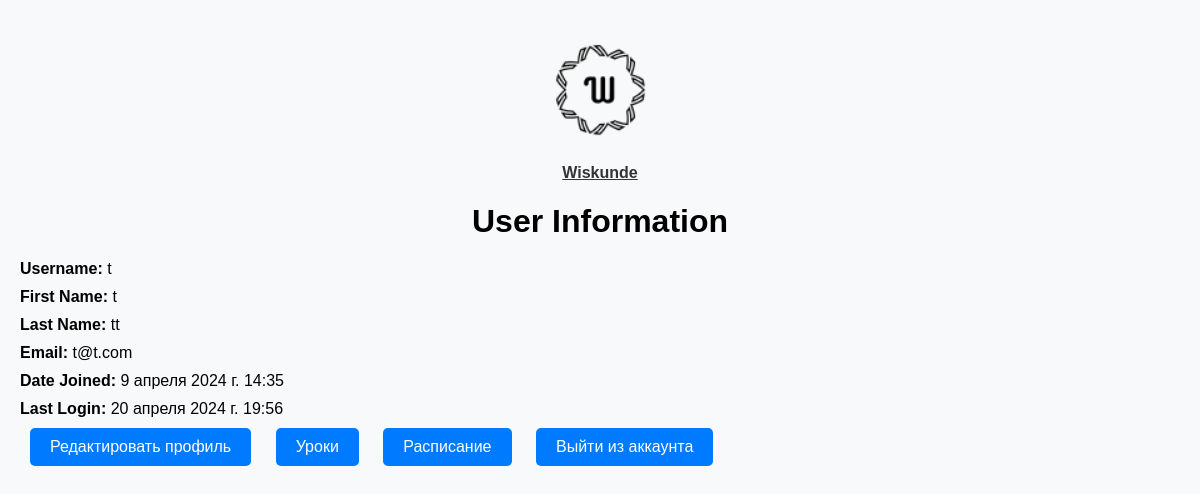
Page /user/ (signed in) on the earlier database version.
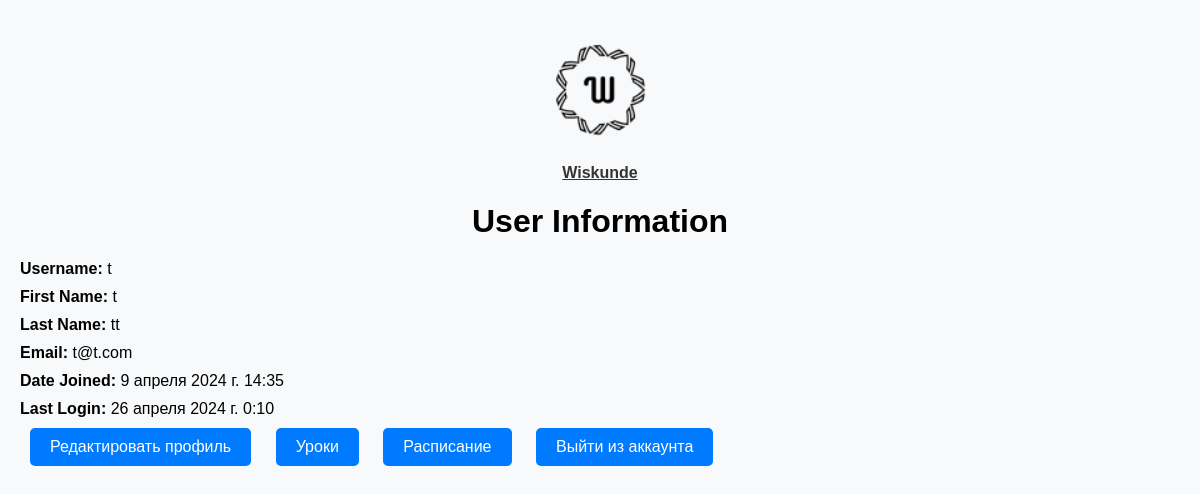
Same page on the later database version.
### user/models.py (models this page shows, shortened)
class CustomUser(AbstractUser):
    USERNAME_FIELD = 'email'  # Используем email вместо username для аутентификации
    REQUIRED_FIELDS = ['username']
    PASSWORD_FIELD = 'password'
    email = models.EmailField(unique=True)
    date_of_next_payment = models.DateField(default=now)
    birth_date = models.DateField(null=True, blank=True)
    course_bought = models.BooleanField(default=True)
    class Meta:
        verbose_name = 'Пользователь'
        verbose_name_plural = 'Пользователи'

### user/views.py (the view)
# urls.py: path('', views.index, name='home'),
def index(request):
    if user_check(request):
        logger.debug(f"Index page accessed by user: {request.user.username}")
        context = {
            'username': request.user.username,
            'first_name': request.user.first_name,
            'last_name': request.user.last_name,
            'email': request.user.email,
            'date_joined': request.user.date_joined,
            'last_login': request.user.last_login,
        }
        return render(request, 'user/index.html', context)
    else:
        logger.debug("Index page accessed by anonymous user")
        return render(request, 'user/error.html', {'error': 'Вы не авторизованы. Войдите в систему'})

### user/views.py (called while the page is built)
def user_check(request):
    auth_status = request.user.is_authenticated
    return auth_status

### main/templates/user/index.html (shortened to what this page needs)
{% load static %}
<!DOCTYPE html>
<html lang="en">
<head>
    <link rel="stylesheet" type="text/css" href="{% static 'user/css/profile.css' %}">
</head>
<body>
    <a href="/" class="logo">
        <img src="{% static 'main/images/logo_item.png' %}" alt="">
    </a>
    <a href="/" class="logo__name">Wiskunde</a>
    <h1>User Information</h1>
    <ul>
        <li><strong>Username:</strong> {{ user.username }}</li>
        <li><strong>First Name:</strong> {{ user.first_name }}</li>
        <li><strong>Last Name:</strong> {{ user.last_name }}</li>
        <li><strong>Email:</strong> {{ user.email }}</li>
        <li><strong>Date Joined:</strong> {{ user.date_joined }}</li>
        <li><strong>Last Login:</strong> {{ user.last_login }}</li>
    </ul>
    <a href="{% url 'profile_edit' %}" class="button">Редактировать профиль</a>
    <a href="{% url 'lessonsuser' %}" class="button">Уроки</a>
    <a href="{% url 'schedule' %}" class="button">Расписание</a>
    <a href="{% url 'logout' %}" class="logout-button">Выйти из аккаунта</a>
</body>
</html>

### staticfiles/user/css/profile.css (style rules this page uses)
body { font-family: Arial, sans-serif; background-color: #f8f9fa; margin: 0; padding: 20px; }
.logo { display: block; margin: 20px auto; text-align: center; }
.logo img { width: 100px; height: auto; }
.logo__name { display: block; margin-top: 10px; text-align: center; color: #333; font-weight: bold; }
h1 { text-align: center; margin-bottom: 20px; }
ul { list-style: none; padding: 0; margin: 0; }
ul li { margin-bottom: 10px; }
.logout-button, .button { display: inline-block; padding: 10px 20px; margin: 0 10px; text-align: center; background-color: #007bff; color: #fff; border: none; border-radius: 5px; text-decoration: none; cursor: pointer; }

Differences in the rows shown:
changed CustomUser "tt": last_login "20 апреля 2024 г. 19:56" → "26 апреля 2024 г. 0:10"
